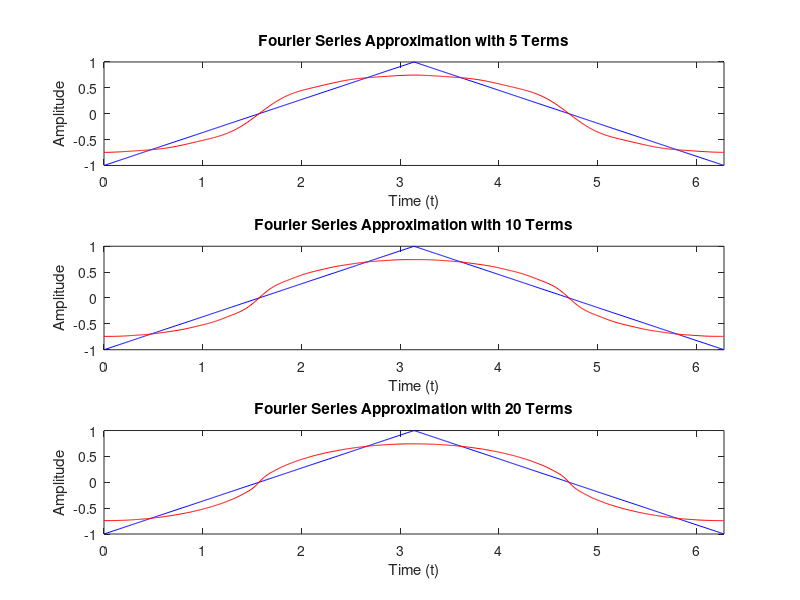

MATLAB code for this plot:
% Define time vector and original triangular wave 
t = 0:0.01:2*pi; 
x = sawtooth(t, 0.5); 
% Fourier series approximation for 5, 10, 20 terms 
N = [5, 10, 20]; 
y_limits = [-1 1]; 
for i = 1:3 
approx = 0; 
for n = 1:N(i) 
approx = approx + ((-1)^(n) / (2*n-1)^2) * cos((2*n-1)*t); 
end 
approx = approx * (8/pi^2); 
subplot(3,1,i); 
plot(t, x, 'b', t, approx, 'r'); 
title(['Fourier Series Approximation with ', num2str(N(i)), ' Terms']); 
xlabel('Time (t)'); 
ylabel('Amplitude'); 
axis([0 2*pi y_limits]); 
end 
